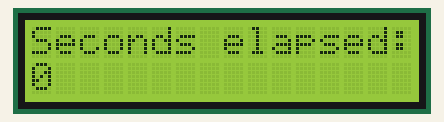
Bench run of a sketch on a simulated Arduino Uno, built with avr-gcc and run on an emulated ATmega328P. On the bench: 16×2 character LCD.

Above: at 0.1 s.
At 4.1 s:
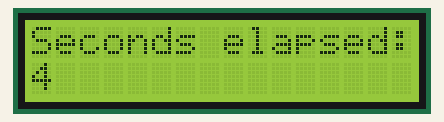
At 9.1 s:
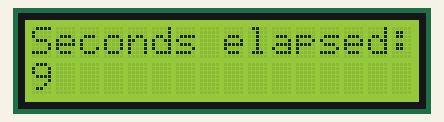
At 19.1 s:
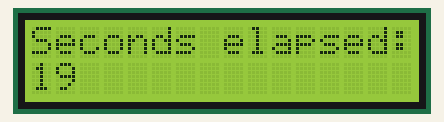
At 29.1 s:
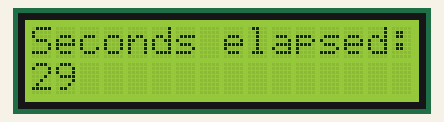
At 39.1 s:
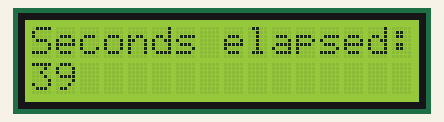

Measured:
- what the display in image 1 shows lasts 1.0 s, from 4.0 s to 5.0 s

The sketch:

LCD.ino
```cpp
//Nathan Li - LCD - 10/14/2020

#include <LiquidCrystal.h>

LiquidCrystal lcd(11, 9, 6, 5, 4, 3);

void setup()
{
  lcd.begin(16, 2);
  lcd.print("Seconds elapsed:");
}

void loop()
{
  // set the cursor to column 0, line 1
  // (note: line 1 is the second row, since counting begins with 0):
  lcd.setCursor(0, 1);
  // print the number of seconds since reset:
  lcd.print(millis() / 1000);
}
```
